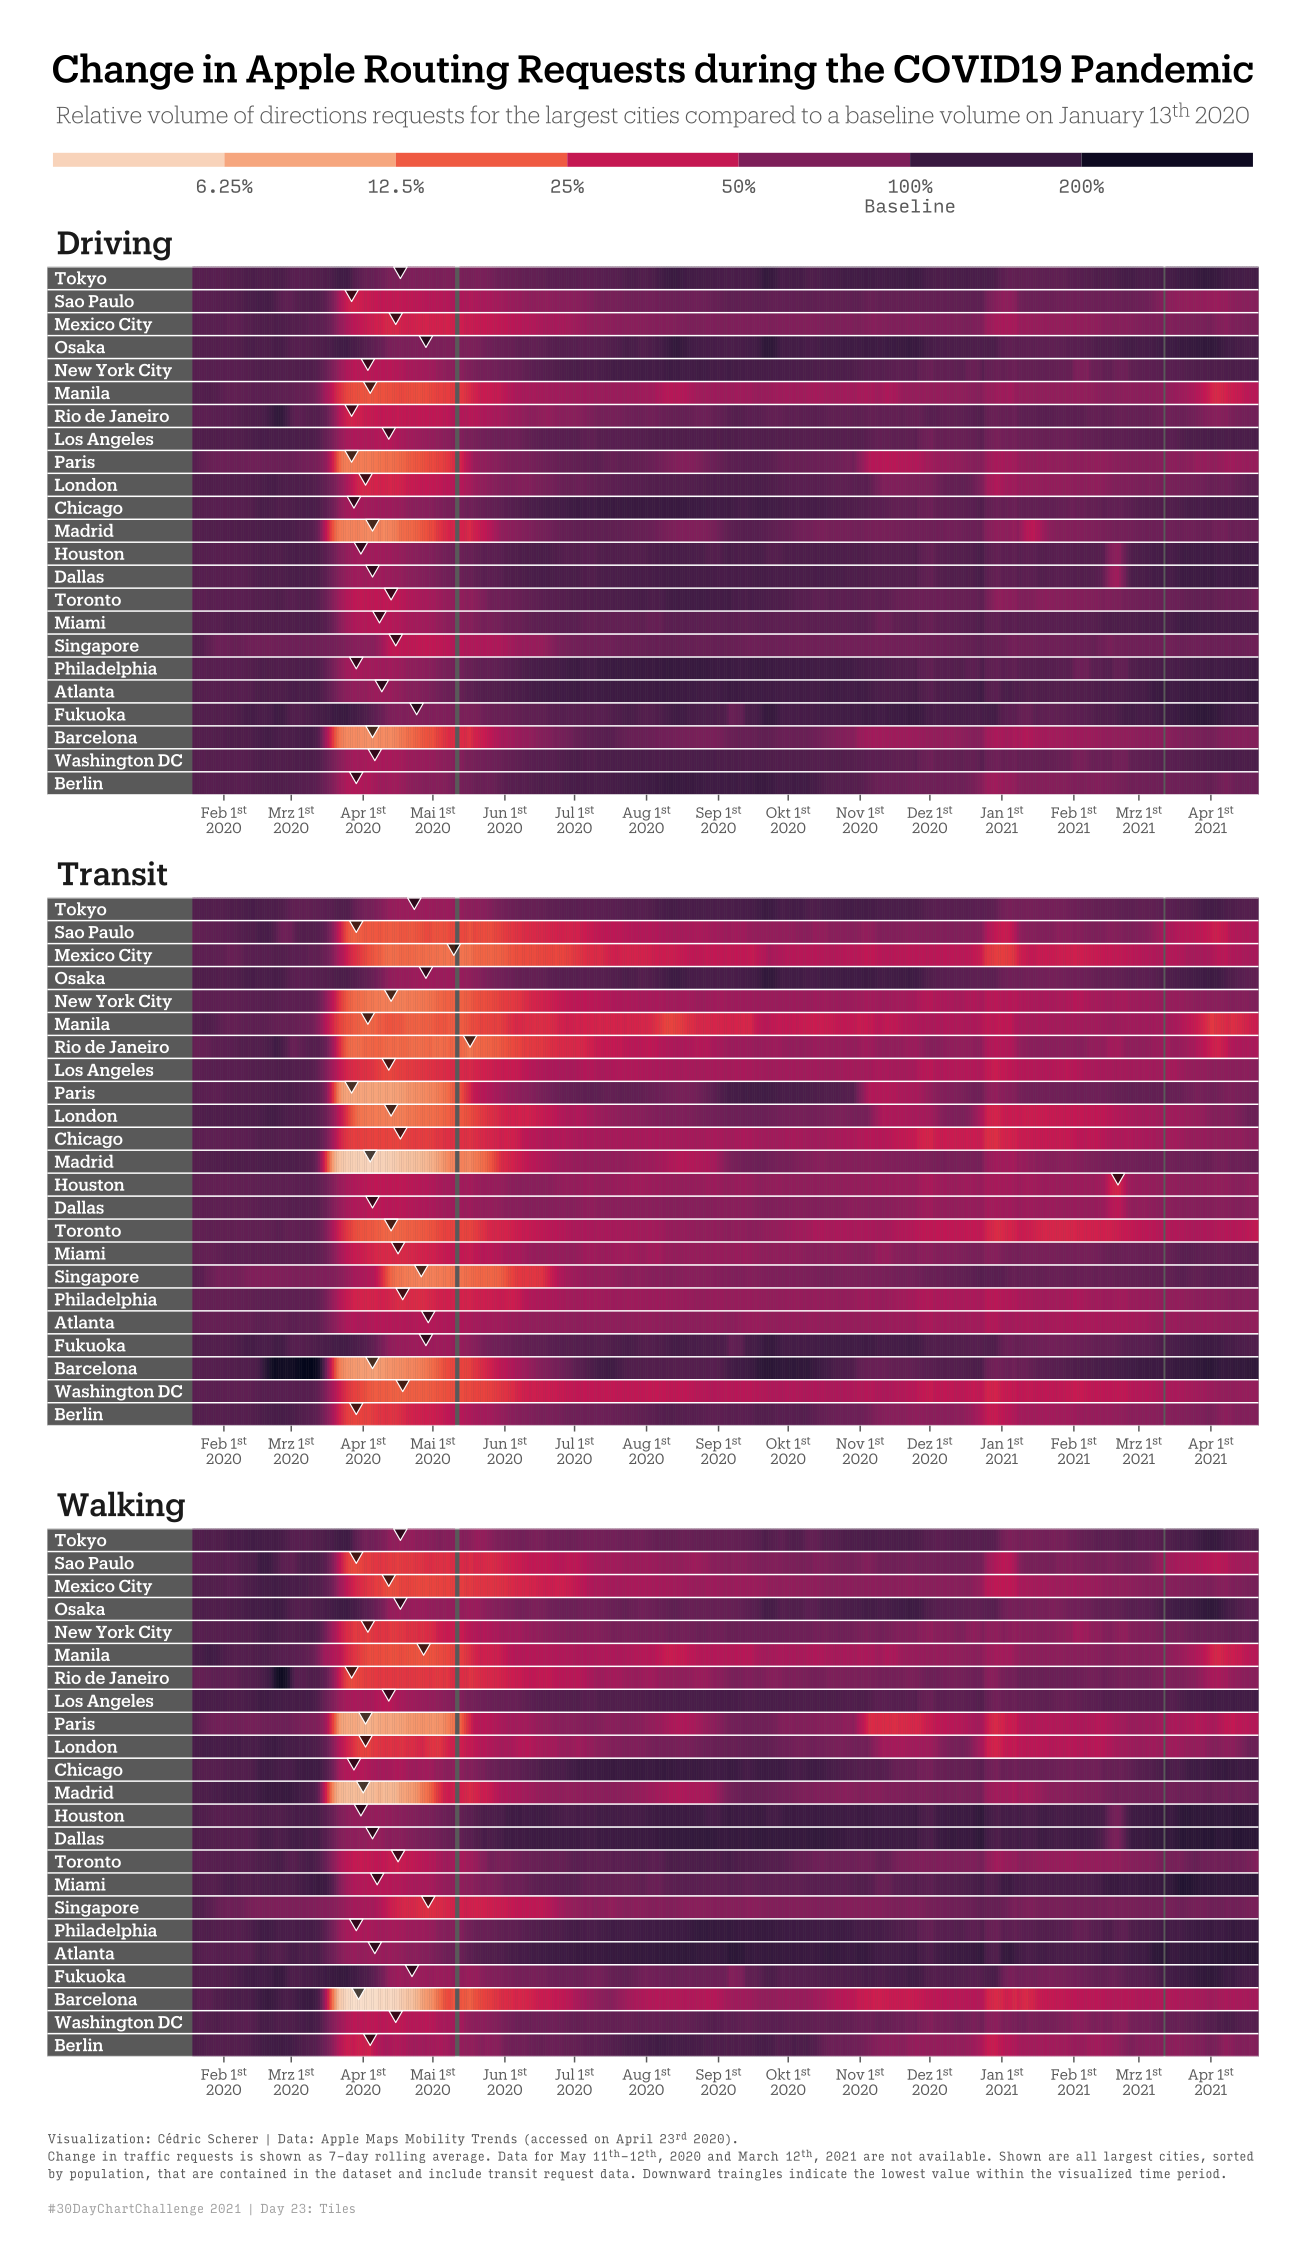

Generate this figure with R:
library(tidyverse)
library(lubridate)
library(zoo)
library(viridis)
library(ggtext)
library(ragg)

Sys.setlocale("LC_ALL","English")

register_variant(
  name = "Produkt Regular",
  family = "Produkt",
  weight = "normal"
)

register_variant(
  name = "Produkt Light",
  family = "Produkt",
  weight = "light"
)

register_variant(
  name = "Produkt Medium",
  family = "Produkt",
  weight = "medium"
)


## data: https://covid19.apple.com/mobility
df <- 
  read_csv(here::here("23_tiles", "applemobilitytrends-2021-04-21.csv")) %>% 
  pivot_longer(
    cols = starts_with("202"),
    names_to = "day",
    values_to = "traffic"
  ) %>% 
  mutate(
    day = ymd(day), traffic = log10(traffic),
    region = if_else(region == "Saint Petersburg - Russia", "Saint Petersburg", region)
  )

## all largest cities contained in the data 
# cities <- c("Tokyo", "Delhi", "Sao Paulo", "Mexico City", "Cairo", "Mumbai", "Osaka", "New York City", "Buenos Aires", "Istanbul", "Manila", "Rio de Janeiro", "Los Angeles", "Moscow", "Bangalore", "Paris", "Jakarta", "Hyderabad", "London", "Chicago", "Ho Chi Minh City", "Kuala Lumpur", "Hong Kong", "Riyadh", "Santiago", "Madrid", "Pune", "Houston", "Dallas", "Toronto", "Miami", "Belo Horizonte", "Singapore", "Philadelphia", "Atlanta", "Fukuoka", "Barcelona", "Johannesburg", "Saint Petersburg", "Washington DC", "Guadalajara", "Berlin")

## all largest cities contained in the data with traffic data
cities <- c("Tokyo", "Sao Paulo", "Mexico City", "Osaka", "New York City", "Manila", "Rio de Janeiro", "Los Angeles", "Paris", "London", "Chicago", "Madrid", "Houston", "Dallas", "Toronto", "Miami", "Singapore", "Philadelphia", "Atlanta", "Fukuoka", "Barcelona", "Washington DC", "Berlin")

df_plot <- df %>% 
  filter(region %in% cities, !is.na(traffic)) %>% 
  mutate(
    region = factor(region, levels = rev(cities)),
    transportation_type = str_to_title(transportation_type)
  ) %>% 
  group_by(region) %>% 
  mutate(traffic = rollmean(traffic, 7, align = "right", fill = NA)) %>% 
  filter(day > "2020-01-18") %>%
  ungroup

ggplot(df_plot, aes(day, as.integer(region), fill = traffic, color = traffic)) +
  geom_tile() +
  geom_point(data = df_plot %>% group_by(region, transportation_type) %>%
               filter(traffic == min(traffic)),
             aes(y = as.integer(region) + .325),
             color = "white", fill = "#000000B3", shape = 25, 
             size = 3, stroke = .6) +
  geom_hline(data = tibble(y = 0:23 + 0.5), aes(yintercept = y),
             color = "white", size = .5) +
  geom_text(data = df_plot %>% group_by(region, transportation_type) %>% slice(1),
            aes(x = as_date("2019-11-17"), label = region), 
            family = "Produkt Medium", color = "white", size = 4.3,
            nudge_x = 3, hjust = 0) +
  facet_wrap(~transportation_type, ncol = 1, scales = "free_x") +
  coord_cartesian(expand = FALSE) +
  scale_x_date(breaks = seq(ymd("2020-02-01"), ymd("2021-04-01"), 
                            by = '1 month'), 
               date_labels = "%b%e<sup>st</sup><br>%Y",
               date_minor_breaks = "1 week",
               limits = c(as_date("2019-11-17"), NA)) +
  scale_fill_gradientn(colors = viridis::rocket(100, direction = -1, end = .97),
                       breaks = seq(-.5, 2.5, by = .25),
                       labels = function(x) paste0(x, "x"),
                       name = "Relative volume of directions requests for the largest cities compared to a baseline volume on January 13<sup>th</sup> 2020") +
  scale_color_gradientn(colors = viridis::rocket(100, direction = -1, end = .97),
                        breaks = seq(-.6, 2.6, by = .2), guide = "none") +
  guides(fill = guide_colorsteps(barwidth = unit(60, "lines"),
                                 barheight = unit(.7, "lines"),
                                 title.position = "top",
                                 title.hjust = .5)) +
  labs(title = "Change in Apple Routing Requests during the COVID19 Pandemic",
       caption = "Visualization: Cédric Scherer | Data: Apple Maps Mobility Trends (accessed on April 23<sup>rd</sup> 2020).<br>Change in traffic requests is shown as 7-day rolling average. Data for May 11<sup>th</sup>-12<sup>th</sup>, 2020 and March 12<sup>th</sup>, 2021 are not available. Shown are all largest cities, sorted<br>by population, that are contained in the dataset and include transit request data. Downward traingles indicate the lowest value within the visualized time period.<br><br><span style='color:#9f9f9f;'>#30DayChartChallenge 2021 | Day 23: Tiles</span>") +
  theme_minimal(base_size = 17, base_family = "Produkt Regular") +
  theme(
    plot.background = element_rect(fill = "white", color = "white"),
    panel.background = element_rect(fill = "grey35", color = "transparent"),
    panel.grid = element_blank(),
    axis.title = element_blank(),
    axis.text.x = element_markdown(size = 10.5, color = "grey35",
                                   lineheight = 1.05),
    axis.text.y = element_blank(),
    axis.ticks.x = element_line(color = "grey35", size = .5),
    legend.position = "top",
    legend.title = element_markdown(family = "Produkt Light", size = 16.5,
                                color = "grey35",
                                margin = margin(t = 0, b = 10)),
    legend.text = element_text(family = "InputMono", size = 13,
                               color = "grey35", margin = margin(t = 1, b = 0)),
    legend.margin = margin(10, 0, 0, 0),
    strip.text = element_text(family = "Produkt Medium", size = 23, hjust = 0),
    panel.spacing.y = unit(.7, "lines"),
    plot.title = element_text(family = "Produkt Medium", color = "black",
                              size = 27.3, hjust = .5, 
                              margin = margin(t = 20, b = 0)),
    plot.caption = element_markdown(family = "InputSerifCondensed", 
                                    color = "grey35", size = 9, lineheight = 1.4,
                                    hjust = 0, margin = margin(t = 25, b = 5)),
    plot.margin = margin(20, 30, 20, 30)
  )

file <- here::here("23_tiles", "23_tiles.pdf")

ggsave(file, width = 13, height = 22.5, device = cairo_pdf)

pdftools::pdf_convert(
  pdf = file, 
  filenames = glue::glue("{str_remove(file, '.pdf')}.png"),
  format = "png", dpi = 320
)
